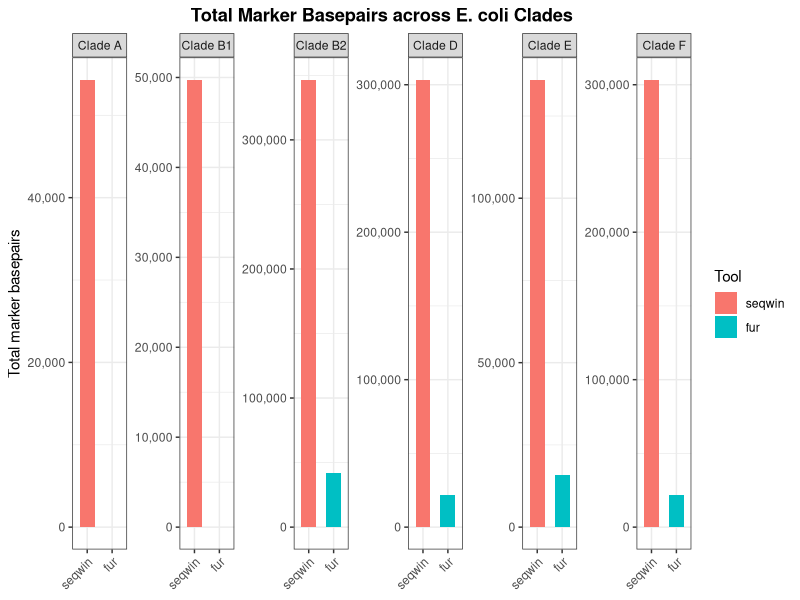

The R source for this figure:
#!/usr/bin/env Rscript
# plot_marker_bp.R
#
# Reads marker_bp_summary.csv (from calc_marker_bp.sh) and plots total
# basepairs of markers per clade, grouped by tool.
#
# Run from the 6strain_ecoli directory:
#   Rscript plot_marker_bp.R

library(ggplot2)
library(scales)

df <- read.csv("marker_bp_summary.csv")

# Map dataset directory names to readable clade titles
clade_names <- c(
  a  = "Clade A",
  b1 = "Clade B1",
  b2 = "Clade B2",
  d  = "Clade D",
  e  = "Clade E",
  f  = "Clade F"
)

df$clade <- clade_names[df$dataset]
df$clade <- factor(df$clade, levels = clade_names)
df$tool  <- factor(df$tool, levels = c("seqwin", "fur"))

p <- ggplot(df, aes(x = tool, y = total_bp, fill = tool)) +
  geom_col(width = 0.6) +
  facet_wrap(~ clade, ncol = 6, scales = "free_y") +
  scale_y_continuous(labels = label_comma()) +
  labs(
    x = NULL, 
    y = "Total marker basepairs", 
    fill = "Tool",
    title = "Total Marker Basepairs across E. coli Clades"
  ) +
  theme_bw(base_size = 11) +
  theme(
    plot.title = element_text(hjust = 0.5, face = "bold"),
    axis.text.x = element_text(angle = 45, hjust = 1)
  )

ggsave("marker_bp_histogram.png", p, width = 12, height = 5, dpi = 300)
message("wrote marker_bp_histogram.png")
